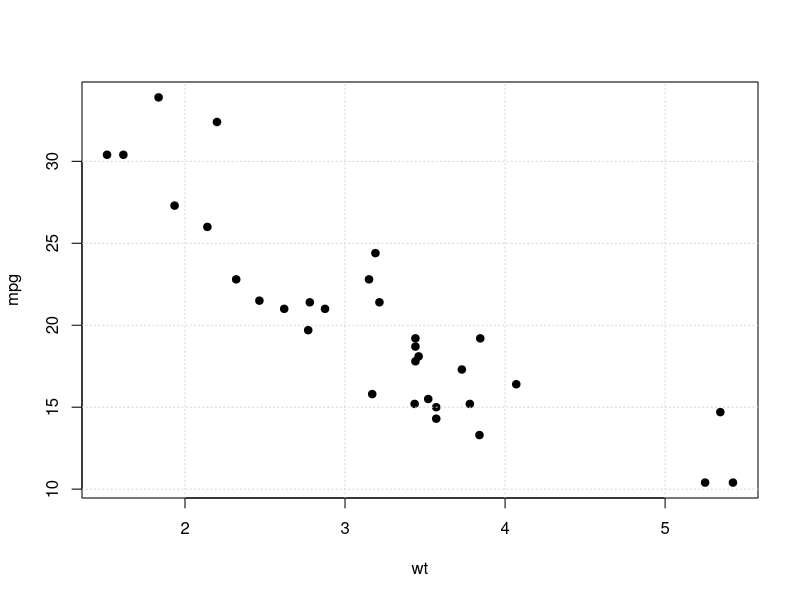
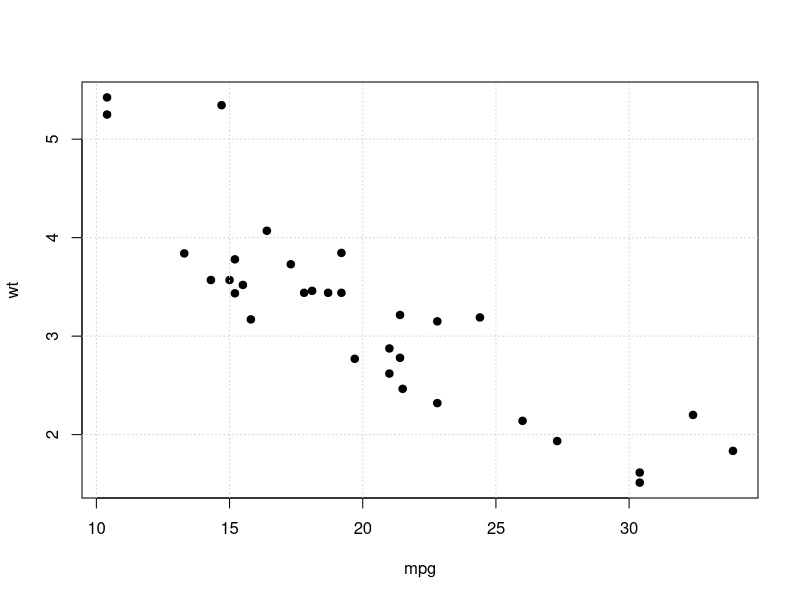
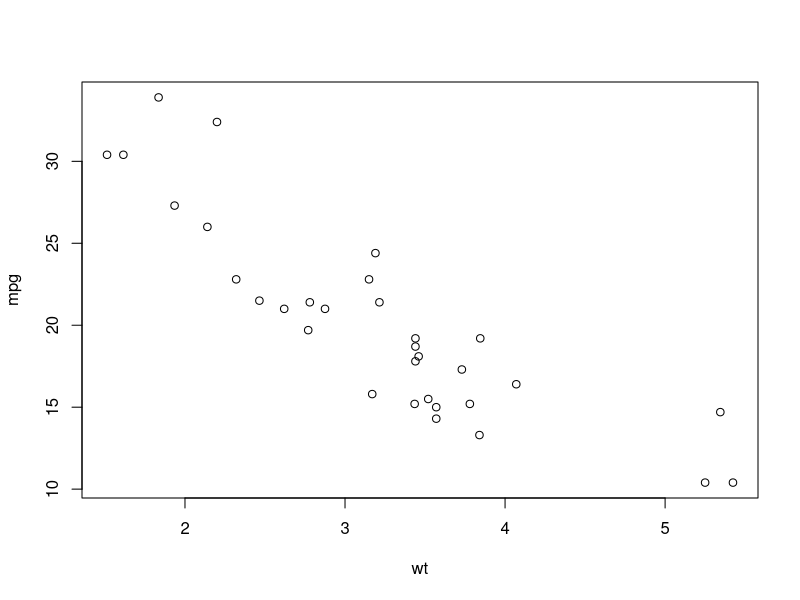
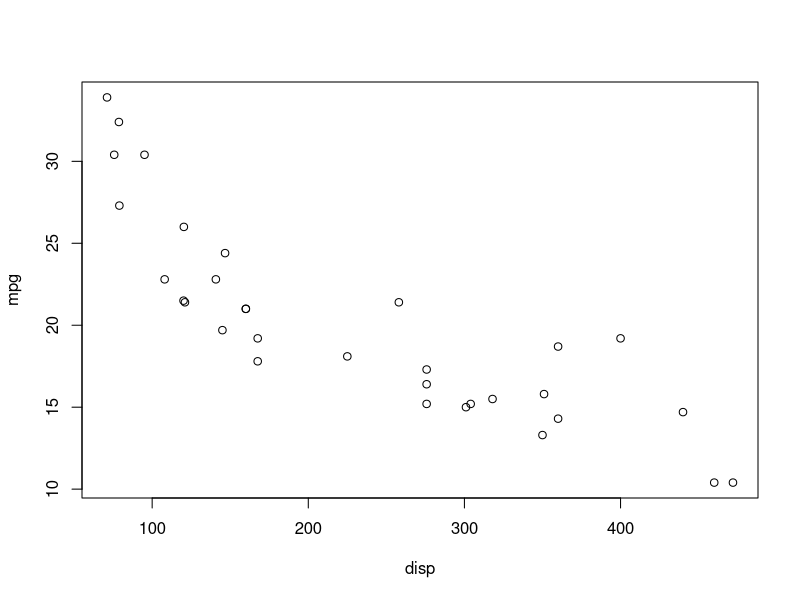
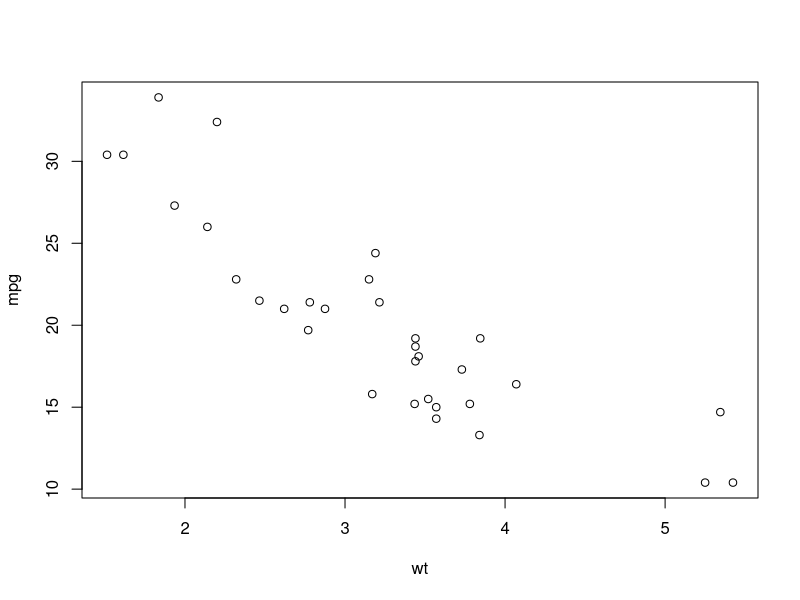
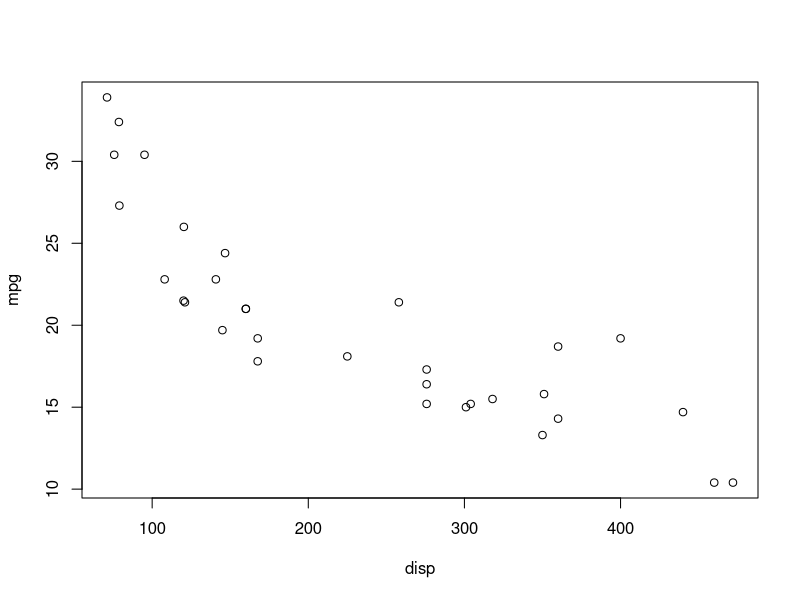

Write the R code that produced these figures, in order.
## ---- chunk 1
knitr::opts_chunk$set(echo = TRUE)
## ---- chunk 2
data(mtcars)
## ---- chunk 3
head(mtcars)
## ---- chunk 4
plot(mpg~wt,data=mtcars, pch=19)
grid ()
## ---- chunk 5
cor(mtcars$mpg,mtcars$wt)
## ---- chunk 6
model1 <- lm(mpg ~ disp, data = mtcars)
summary(model1)
## ---- chunk 7
newData = data.frame(wt=3.050, disp=122)
print(predict(model1, newData, interval = 'predict'))
## ---- chunk 8
plot(wt~mpg,data=mtcars, pch=19)
grid ()
## ---- chunk 9
model2 <- lm(mpg ~ disp, data = mtcars)
summary(model2)
## ---- chunk 10
plot(mpg ~ wt+disp, data = mtcars)
## ---- chunk 11
model3= lm(mpg ~ wt+disp, data = mtcars)
summary(model3)
## ---- chunk 12
plot(mpg ~ wt+disp, data=mtcars)
## ---- chunk 13
print(predict(model1, newData, interval = 'predict')) 
## ---- chunk 14
summary(model3)
## ---- chunk 15
anova_result <- anova(model1, model3)
print(anova_result)
